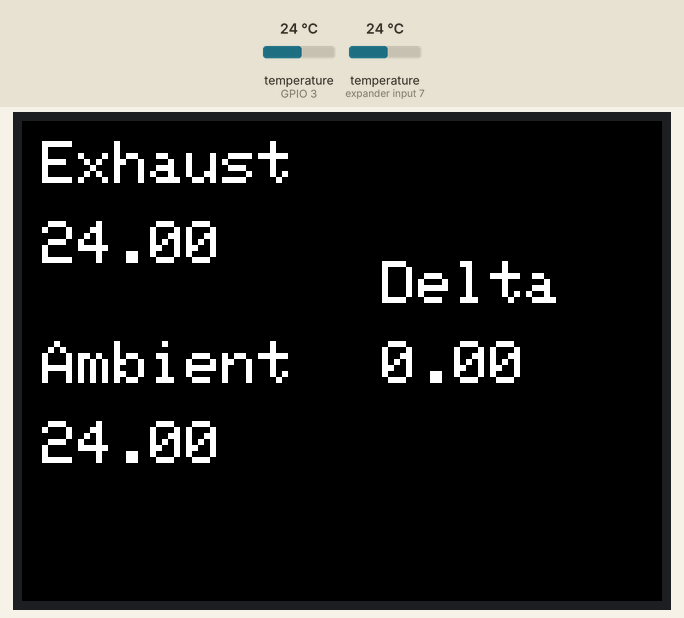
A program run on a simulated ESP32. On the bench: 320×240 colour display. The inputs (shaded band) are chosen by the test bench; at power-on: temperature (sensors on GPIO 3, expander input 7) 24 °C. WiFi joins after 1.5 s; servers stay silent unless stated; no MQTT or app messages arrive unless stated; what the program prints to the serial monitor is not drawn.

Above: at 3.2 s.
3.3 s: temperature (sensor on GPIO 3) set to 12 °C
At 9.3 s:
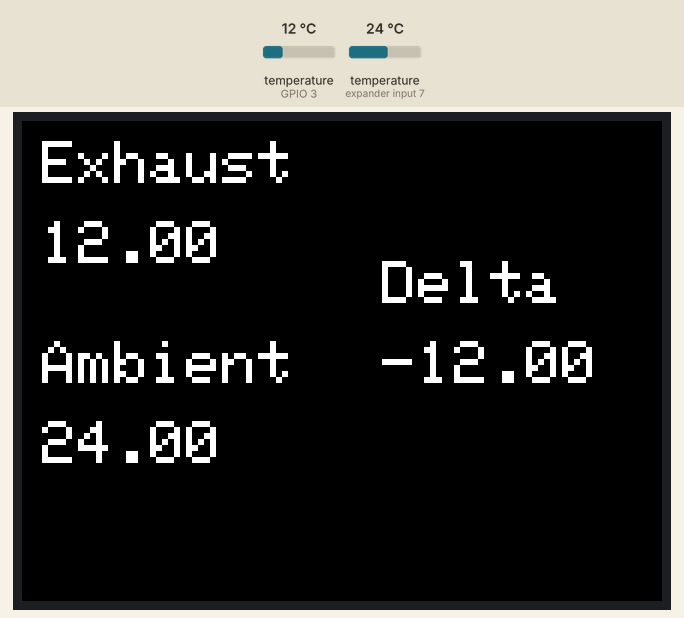
9.9 s: temperature (sensor on expander input 7) set to 19 °C
At 14.7 s:
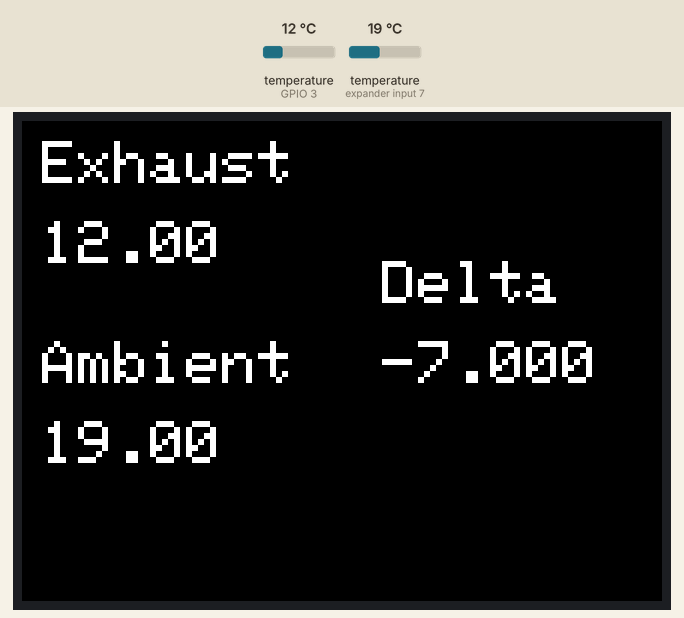
15.7 s: temperature (sensor on GPIO 3) set to 28 °C
At 21.3 s:
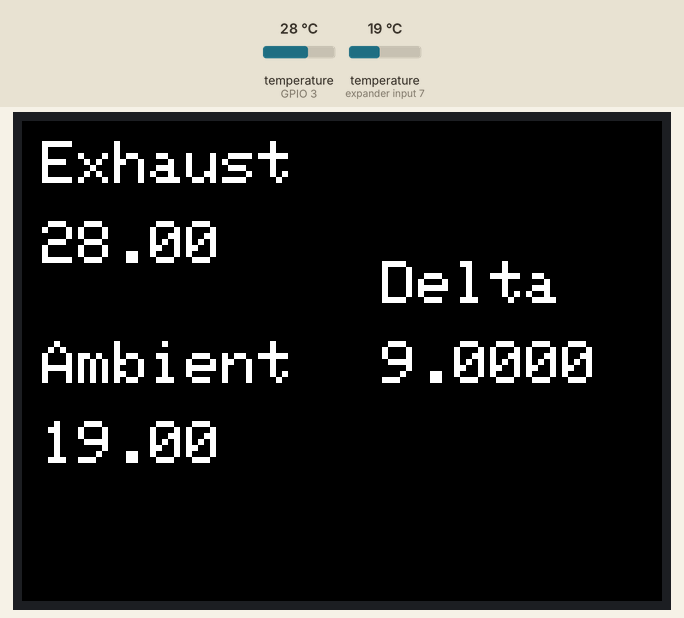
21.6 s: temperature (sensor on expander input 7) set to 33 °C
At 26.7 s:
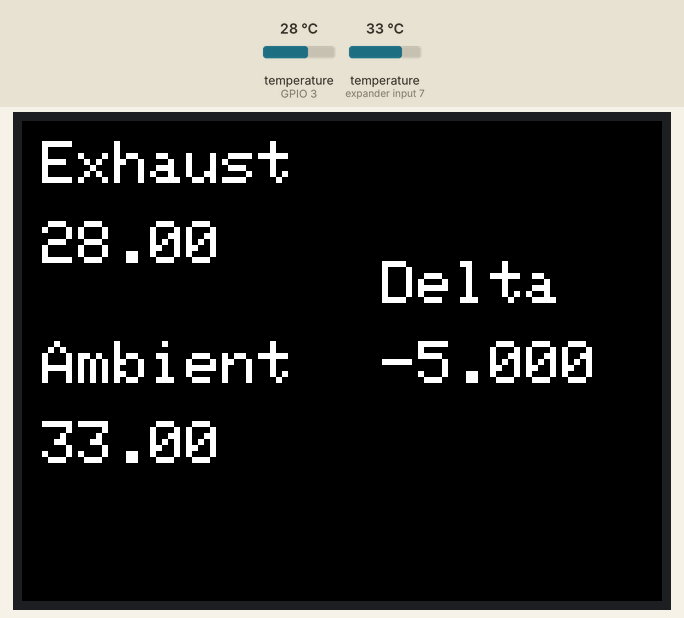
27.4 s: temperature (sensor on GPIO 3) set to 41 °C
At 32.1 s:
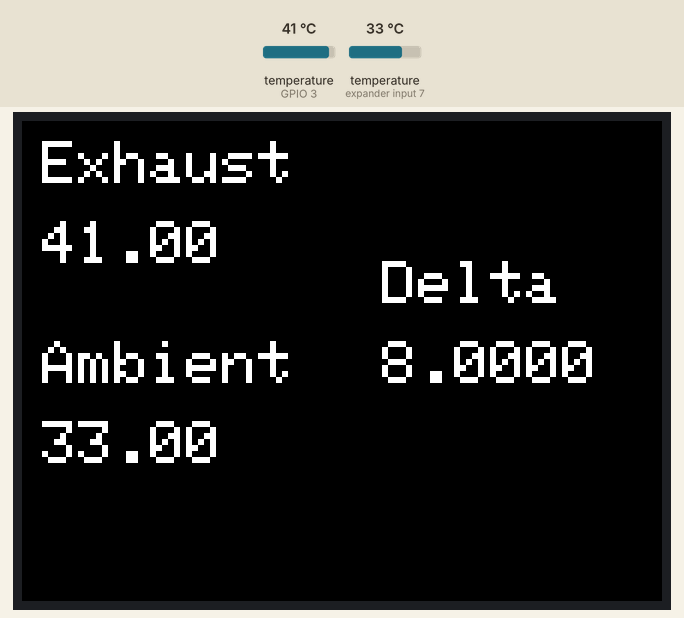
33.2 s: temperature (sensor on expander input 7) set to 12 °C
At 38.7 s:
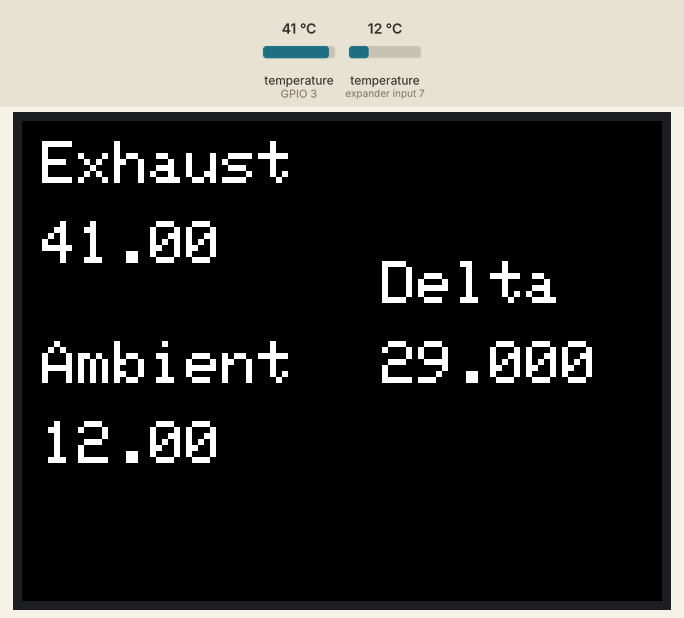
Timing chart, 0 to 40.0 s (numbered marks = the images above; inputs shaded):
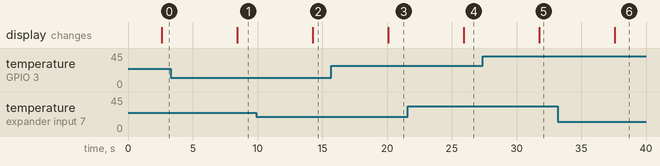

Measured:
- after the input at 3.3 s, the display: changes after 5.1 s (image 1)
- after the input at 9.9 s, the display: changes after 4.4 s (image 2)
- after the input at 15.7 s, the display: changes after 4.4 s (image 3)
- after the input at 21.6 s, the display: changes after 4.3 s (image 4)
- after the input at 27.4 s, the display: changes after 4.4 s (image 5)
- after the input at 33.2 s, the display: changes after 4.4 s (image 6)

The program:

main.cpp
```cpp
#include <M5Stack.h>
#include <WiFi.h>
#include <PubSubClient.h>

#include <OneWire.h>
#include <DallasTemperature.h>

const char* ssid = "";
const char* password =  "";
const char* mqttServer = "";
const char* mqttClient = "xbox_telematics";
const int mqttPort = 1883;
const char* mqttUser = "";
const char* mqttPassword = "";

byte* temperature;
int temperatureLength;

WiFiClient espClient;
PubSubClient client(espClient);

// GPIO where the DS18B20 is connected to
const int oneWireBus = 3;

// Setup a oneWire instance to communicate with any OneWire devices
OneWire oneWire(oneWireBus);

// Pass our oneWire reference to Dallas Temperature sensor
DallasTemperature sensors(&oneWire);

void callback(char* topic, byte* payload, unsigned int length) {
  Serial.print("Message arrived in topic: ");
  Serial.println(topic);

  temperature = payload;
  temperatureLength = length;
}

void setup() {

  Serial.begin(115200);
  sensors.begin();

  // Initialize the M5Stack object
  M5.begin();

  /*
    Power chip connected to gpio21, gpio22, I2C device
    Set battery charging voltage and current
    If used battery, please call this function in your project
  */
  M5.Power.begin();
  M5.Lcd.fillScreen(TFT_BLACK);
  M5.Lcd.setTextSize(3);

  WiFi.begin(ssid, password);

  while (WiFi.status() != WL_CONNECTED) {
    delay(500);
    Serial.println("Connecting to WiFi..");
  }
  Serial.println("Connected to the WiFi network");

  client.setServer(mqttServer, mqttPort);
  client.setCallback(callback);

  while (!client.connected()) {
    Serial.println("Connecting to MQTT...");

    if (client.connect(mqttClient)) {

      Serial.println("connected");

    } else {

      Serial.print("failed with state ");
      Serial.print(client.state());
      delay(2000);

    }
  }

//  client.subscribe("xbox/echaust/c");

}

void loop() {
  sensors.requestTemperatures();
  float exhaustTemperatureC = sensors.getTempCByIndex(0);
  float exhaustTemperatureF = sensors.getTempFByIndex(0);

  float ambientTemperatureC = sensors.getTempCByIndex(1);
  float ambientTemperatureF = sensors.getTempFByIndex(1);

  Serial.print(exhaustTemperatureC);
  Serial.println("ºC");
  Serial.print(exhaustTemperatureF);
  Serial.println("ºF");

  Serial.print(ambientTemperatureC);
  Serial.println("ºC");
  Serial.print(ambientTemperatureF);
  Serial.println("ºF");

  char s[5];

  float deltaC = (exhaustTemperatureC - ambientTemperatureC);
  float deltaF = (exhaustTemperatureF - ambientTemperatureF);
  client.publish("xbox/exhaust/c", dtostrf(exhaustTemperatureC, 6, 2, s));
  client.publish("xbox/exhaust/f", dtostrf(exhaustTemperatureF, 6, 2, s));

  client.publish("xbox/ambient/c", dtostrf(ambientTemperatureC, 6, 2, s));
  client.publish("xbox/ambient/f", dtostrf(ambientTemperatureF, 6, 2, s));

  client.publish("xbox/delta/c", dtostrf(deltaC, 6, 2, s));
  client.publish("xbox/delta/f", dtostrf(deltaF, 6, 2, s));


  M5.Lcd.setCursor(10, 10);
  M5.Lcd.println("Exhaust");

  M5.Lcd.setCursor(10, 50);

  M5.Lcd.print(exhaustTemperatureC);

  M5.Lcd.setCursor(10, 110);
  M5.Lcd.print("Ambient");

  M5.Lcd.setCursor(10, 150);
  M5.Lcd.print(ambientTemperatureC);

  M5.Lcd.setCursor(180, 70);
  M5.Lcd.println("Delta");

  M5.Lcd.setCursor(180, 110);
  M5.Lcd.println(deltaC);

  client.loop();

  delay(5000);
}
```
